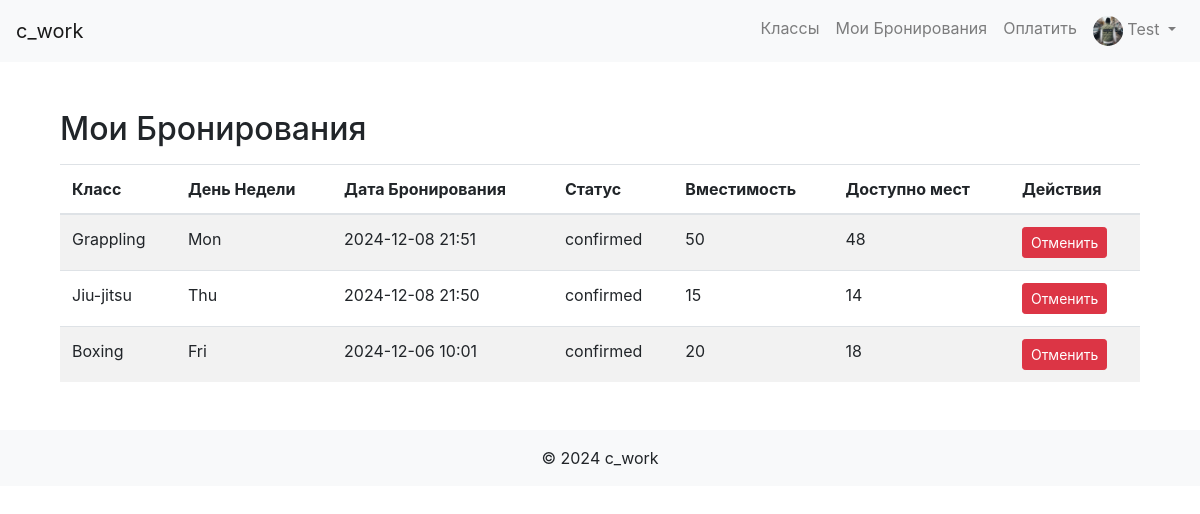
Before: /my_bookings (signed in) with the older database file.
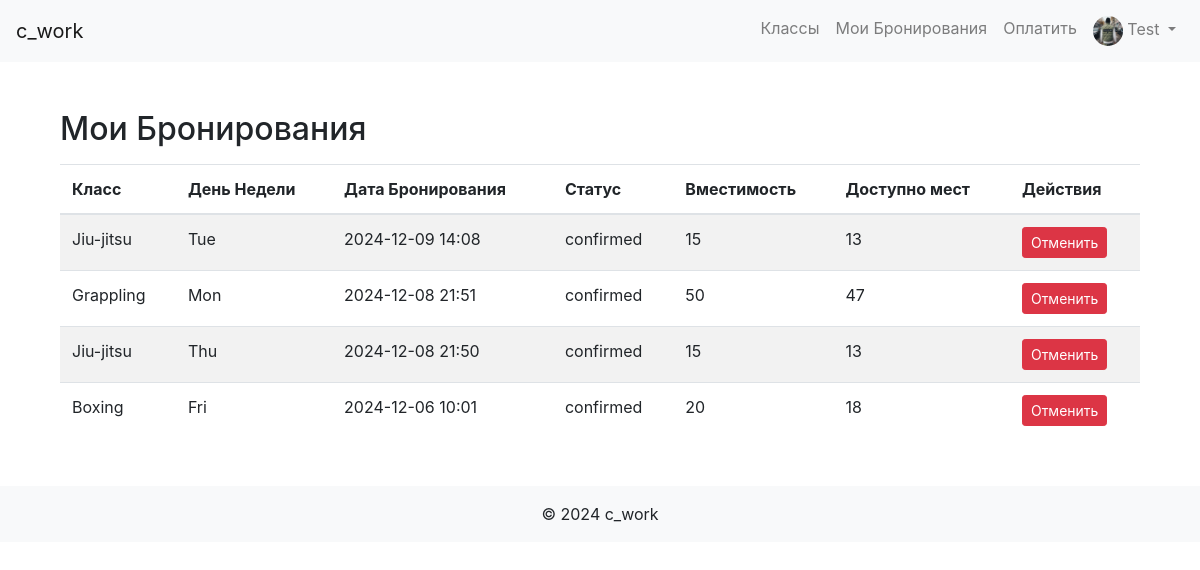
After: the same page with the newer database file.
### app/models.py (models this page shows, shortened)
class Booking(db.Model):
    id = db.Column(db.Integer, primary_key=True)
    user_id = db.Column(db.Integer, db.ForeignKey('user.id'), nullable=False)
    class_id = db.Column(db.Integer, db.ForeignKey('class.id'), nullable=False)
    booking_date = db.Column(db.DateTime, nullable=False, default=datetime.utcnow)
    status = db.Column(db.String(20), nullable=False, default='confirmed')  # Статус бронирования
    day = db.Column(db.String(10), nullable=False)  # День недели выбранный пользователем

class Class(db.Model):
    id = db.Column(db.Integer, primary_key=True)
    name = db.Column(db.String(100), nullable=False)
    description = db.Column(db.Text, nullable=True)
    schedule = db.Column(db.DateTime, nullable=False)
    capacity = db.Column(db.Integer, default=10, nullable=False)
    days_of_week = db.Column(db.String(100), nullable=False)
    extra_info = db.Column(db.Text, nullable=True)
    image_filename = db.Column(db.String(100), nullable=True)
    bookings = db.relationship('Booking', backref='class_', lazy=True, cascade='all, delete-orphan')
    def available_slots(self):
        confirmed_bookings = Booking.query.filter_by(class_id=self.id, status='confirmed').count()
        return self.capacity - confirmed_bookings

### app/routes.py (the view)
@main_bp.route('/my_bookings')
@login_required
def my_bookings():
    bookings = Booking.query.filter_by(user_id=current_user.id, status='confirmed').order_by(Booking.booking_date.desc()).all()
    cancel_forms = {booking.id: CancelBookingForm(booking_id=booking.id) for booking in bookings}
    return render_template('my_bookings.html', bookings=bookings, cancel_forms=cancel_forms)

### app/forms.py
class CancelBookingForm(FlaskForm):
    booking_id = HiddenField('Booking ID', validators=[DataRequired()])
    submit = SubmitField('Отменить')

### app/models.py (called while the page is built)
@login_manager.user_loader
def load_user(user_id):
    return User.query.get(int(user_id))

### app/templates/my_bookings.html (shortened to what this page needs)
{% extends "base.html" %}
{% block content %}
<div class="container mt-5">
    <h2>Мои Бронирования</h2>
    {% if bookings %}
        <table class="table table-striped mt-3">
            <thead>
                <tr>
                    <th>Класс</th>
                    <th>День Недели</th>
                    <th>Дата Бронирования</th>
                    <th>Статус</th>
                    <th>Вместимость</th>
                    <th>Доступно мест</th>
                    <th>Действия</th>
                </tr>
            </thead>
            <tbody>
                {% for booking in bookings %}
                <tr>
                    <td>{{ booking.class_.name }}</td>
                    <td>{{ booking.day }}</td>
                    <td>{{ booking.booking_date.strftime('%Y-%m-%d %H:%M') }}</td>
                    <td>{{ booking.status }}</td>
                    <td>{{ booking.class_.capacity }}</td>
                    <td>{{ booking.class_.available_slots() }}</td>
                    <td>
                        {% if booking.status == 'confirmed' %}
                            <form action="{{ url_for('main.cancel_booking', booking_id=booking.id) }}" method="POST">
                                {{ cancel_forms[booking.id].submit(class="btn btn-danger btn-sm", onclick="return confirm('Вы уверены, что хотите отменить бронирование?');") }}
                            </form>
                        {% endif %}
                    </td>
                </tr>
                {% endfor %}
            </tbody>
        </table>
    {% else %}
        <p>У вас пока нет бронирований.</p>
    {% endif %}
</div>
{% endblock %}

Changed rows visible on the page:
added Booking: class_.name "Jiu-jitsu", day "Tue", booking_date "2024-12-09 14:08", status "confirmed", class_.capacity "15", class_.available_slots "13"
computed for Booking "Mon": class_.available_slots "48" → "47"
computed for Booking "Thu": class_.available_slots "14" → "13"
